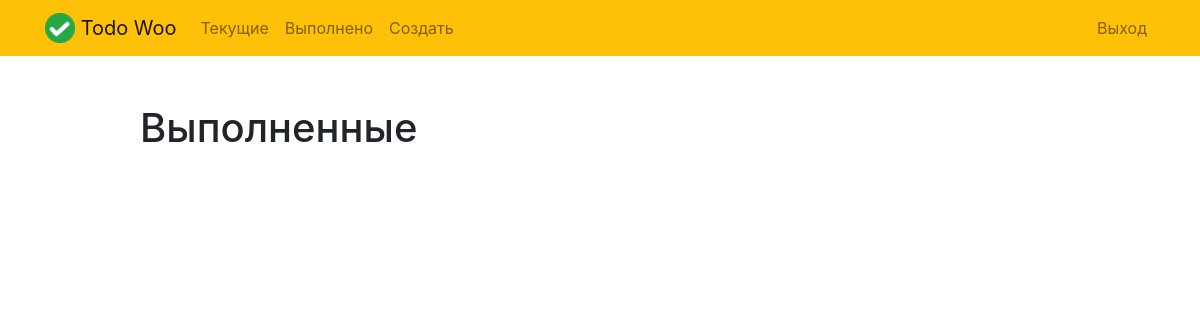
Page /completed/ (signed in) on the earlier database version.
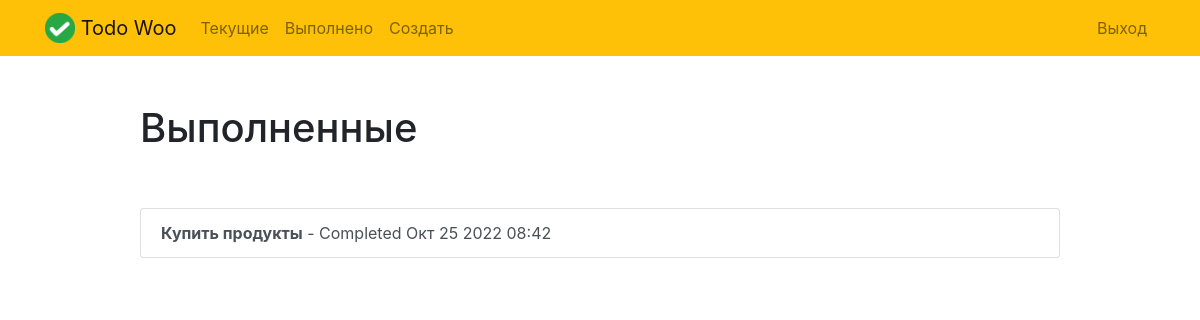
Same page on the later database version.
### todo/models.py (models this page shows, shortened)
class Todo(models.Model):
    title = models.CharField(max_length=100)
    memo = models.TextField(blank=True)
    created = models.DateTimeField(auto_now_add=True)
    datecompleted = models.DateTimeField(null=True, blank=True)
    important = models.BooleanField(default=False)
    user = models.ForeignKey(User, on_delete=models.CASCADE)

### todo/views.py (the view)
# urls.py: path('completed/', views.completedtodos, name='completedtodos'),
@login_required
def completedtodos(request):
    todos = Todo.objects.filter(user=request.user, datecompleted__isnull=False).order_by('-datecompleted')  #Отображать все заметки которые были выполнены(в хранологическом порядке)
    return render(request, 'todo/completedtodos.html', {'todos': todos})

### todo/templates/todo/completedtodos.html
{% extends "todo/base.html" %}
{% block content %}
    <div class="row justify-content-center mt-5">
        <div class="col-md-10">
            <h1>Выполненные</h1>
        </div>
    </div>
    <div class="row justify-content-center mt-5">
        <div class="col-md-10">
            <div class="list-group">
                {% for todo in todos %}
                    <a href="{% url 'viewtodo' todo.id %}" class="list-group-item list-group-item-action{% if todo.important %} list-group-item-danger{% endif %}"><b>{{ todo.title }}</b> - Completed {{ todo.datecompleted|date:'M j Y H:i' }}</a>
                {% endfor %}
            </div>
        </div>
    </div>
{% endblock %}

Differences in the rows shown:
added Todo: title "Купить продукты", datecompleted "Окт 25 2022 08:42"
